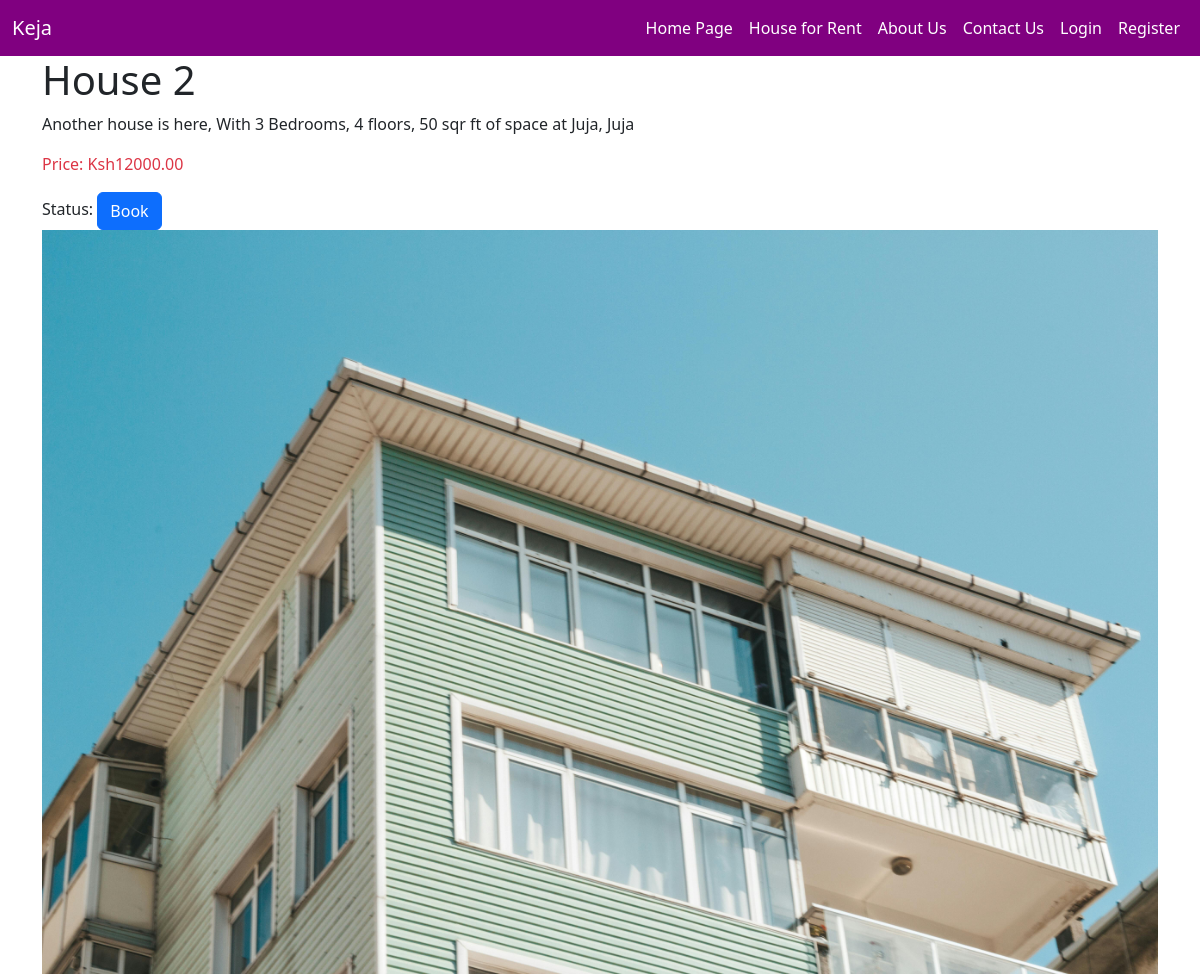
The page /products/products/2/ on the database as committed earlier.
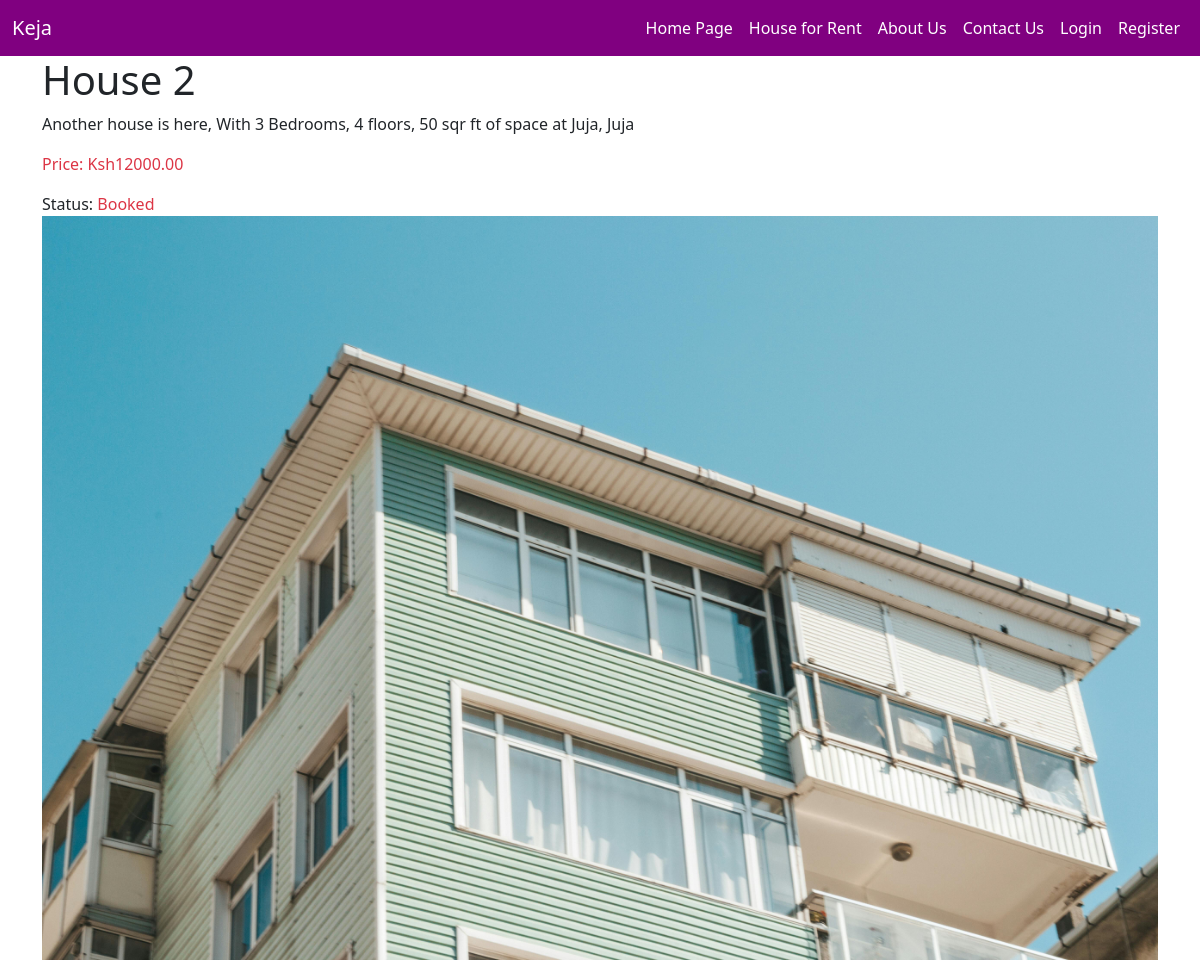
The same page on the database as committed later.
### product/views.py (the view)
# urls.py: path('<int:product_id>/', views.product_detail, name='product_detail'),
def product_detail(request, product_id):
    product = get_object_or_404(Product, pk=product_id)
    return render(request, 'product_detail.html', {'product': product})

### templates/product_detail.html (shortened to what this page needs)
{% extends 'base.html' %}
{% block content %}
<html>
<head>
</head>
<body>
    <div class="container">
        <h1>{{ product.title }}</h1>
        <p>{{ product.description }}, With {{ product.num_bedrooms }} Bedrooms, {{ product.num_floors }} floors, {{ product.square_feet }} sqr ft of space  at {{ product.address }}, {{ product.city }}</p>
        <p class="text-danger">Price: Ksh{{ product.price }}</p>
        Status: {% if not product.booked %}
        <a href="{% url 'book_house' product.id %}" class="btn btn-primary">Book</a>
    {% else %}
        <span class="text-danger">Booked</span>
    {% endif %}
        {% if product.image %}
            <img src="{{ product.image.url }}" alt="{{ product.title }}" class="img-fluid">
        {% endif %}
    </div>
</body>
</html>
{% endblock %}

Rows that differ between the two databases and show on the page:
changed Product "House 2": booked False → True (drawn)
Other text that changed with them:
text no longer shown: "Book"
text now shown: "Booked"
